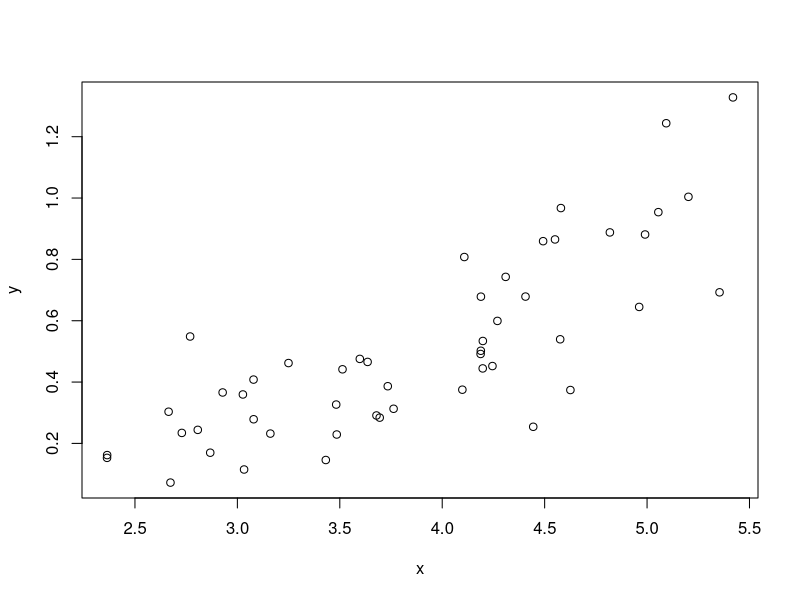
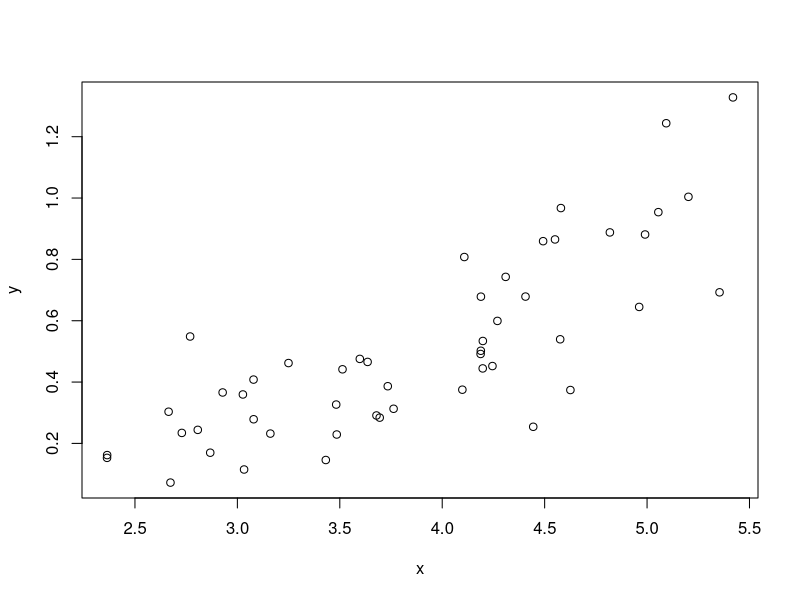
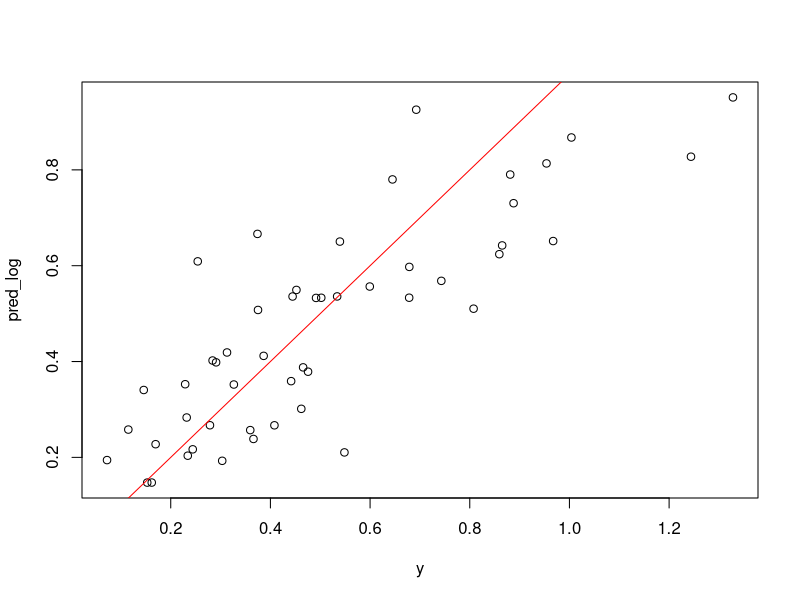
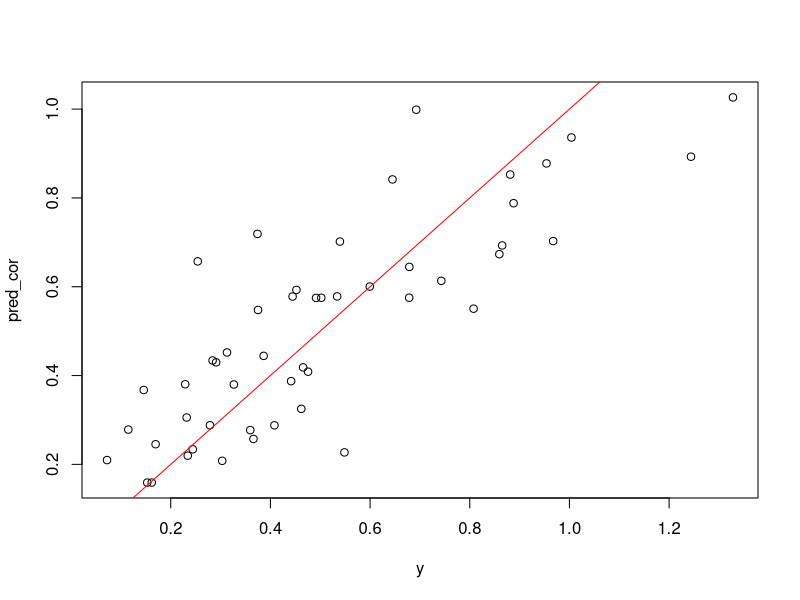

Write R code to recreate these figures, in order.
## ---- chunk 1

# let's test these correction factors

e <- exp(1)

# simulate some lengths
x <- runif(50, 2.3, 5.5)

# simulate a y-variable from one of these equations
y <- 0.021*(x^2.315) + rnorm(n = 50, mean = 0, sd = 0.15)
plot(x, y)

# remove anything less than zero
rem <- y>0
x <- x[rem]
y <- y[rem]

# check the relationship
plot(x, y)

# lit a log-linear model
lm_log <- lm(log(y) ~ log(x))
summary(lm_log)

# get the r2
r2 <- summary(lm_log)$r.squared
print(r2)

# get the predictions
pred_log <- e^(predict(lm_log))

# plot the observed versus predicted values
plot(y, pred_log)
abline(a = 0, b = 1, col = "red")

# try this with the correction factors
a <- e
ymax <- max(y)
ymin <- min(y)
BC <- exp( (0.5* (1 - r2)) * ( (1/(log(a))) * (( log(ymax, b=a)-log(ymin, b=a) )/6))^2)
print(BC)

# try this with the true correction factor
BC <- exp(var(residuals(lm_log))/2)
print(BC)

# do the bias correction and check the prediction
# pred_cor <- (10^(predict(lm_log))) * BC
pred_cor <- (e^predict(lm_log))*BC

# plot the observed versus corrected predicted values
plot(y, pred_cor)
abline(a = 0, b = 1, col = "red")

# calculate the mean squared error
round(mean((y - pred_cor)^2), 6)
round(mean((y - pred_log)^2), 6)

# mean absolute error
round(mean(abs(y-pred_cor)), 6)
round(mean(abs(y-pred_log)), 6)

# mean percentage error
mean((abs(y - pred_cor)/y)*100)
mean((abs(y - pred_log)/y)*100)
